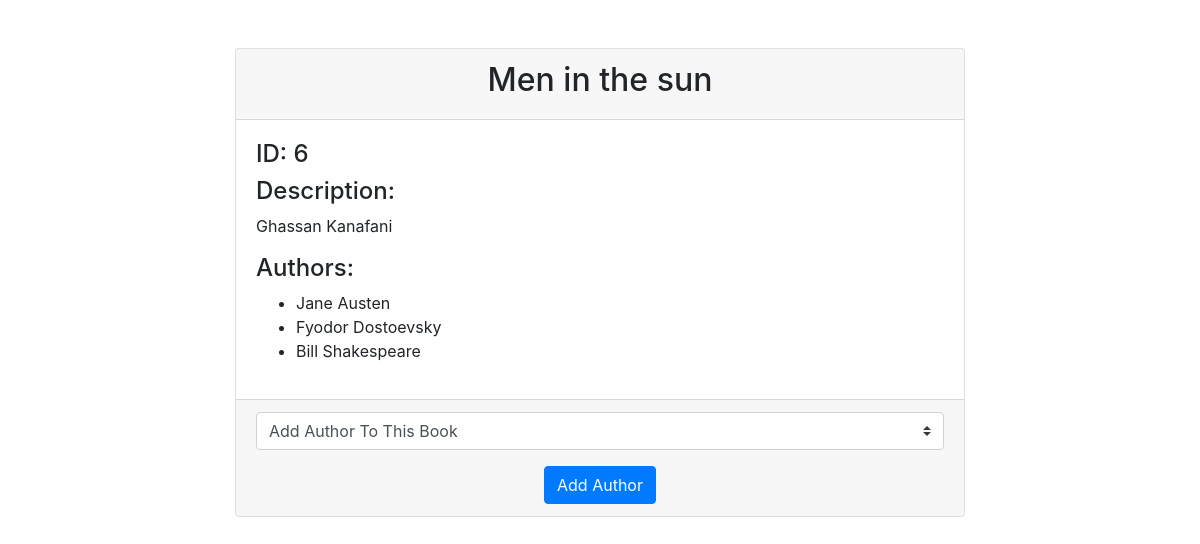
The page /books/6 on the database its author committed.
### books_authors_app/models.py (models this page shows)
class Book(models.Model):
    title = models.CharField(max_length= 255)
    desc = models.TextField()
    created_at = models.DateTimeField(auto_now_add=True)
    updated_at = models.DateTimeField(auto_now=True)

class Author(models.Model):
    first_name = models.CharField(max_length=45)
    last_name = models.CharField(max_length=45)
    books = models.ManyToManyField(Book, related_name='authors')
    notes = models.TextField()
    created_at = models.DateTimeField(auto_now_add=True)
    updated_at = models.DateTimeField(auto_now=True)

### books_authors_app/views.py (the view)
# urls.py: path('books/<int:book_id>', views.book),
def book(request, book_id):
    context = {
        'book': models.Book.objects.get(id=book_id),
        'authors': models.Author.objects.exclude(id = book_id)
    }
    return render(request, 'book_details.html', context)

### books_authors_app/templates/book_details.html (shortened to what this page needs)
{% load static %}
<!DOCTYPE html>
<html lang="en">
  <head>
    <link
      rel="stylesheet"
      href="https://stackpath.bootstrapcdn.com/bootstrap/4.3.1/css/bootstrap.min.css"
    />
    <link rel="stylesheet" href="{% static 'css/book_details.css' %}" />
  </head>
  <body>
    <div class="container mt-5">
      <div class="row">
        <div class="col-md-8 mx-auto">
          <div class="card">
            <div class="card-header">
              <h2 class="text-center">{{ book.title }}</h2>
            </div>
            <div class="card-body">
              <h4>ID: {{ book.id }}</h4>
              <h4>Description:</h4>
              <p>{{ book.desc }}</p>
              <h4>Authors:</h4>
              <ul>
                {% for author in book.authors.all %}
                <li>{{author.first_name}} {{author.last_name}}</li>
                {% endfor %}
              </ul>
            </div>
            <div class="card-footer text-center">
              <form action="{{book.id}}/add_author_to_book" method="post">
                <select name="author_for_book" class="custom-select mb-3">
                  <option value="" selected>Add Author To This Book</option>
                </select>
                <input type="submit" value="Add Author" class="btn btn-primary" />
              </form>
            </div>
          </div>
        </div>
      </div>
    </div>
  </body>
</html>

### rows shown on the page
Book: title "Men in the sun", id "6", desc "Ghassan Kanafani"
Author: first_name "Jane", last_name "Austen"
Author: first_name "Fyodor", last_name "Dostoevsky"
Author: first_name "Bill", last_name "Shakespeare"
